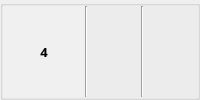
                      <widget class="QGroupBox" name="groupBox_25">
                       <property name="title">
                        <string/>
                       </property>
                       <layout class="QHBoxLayout" name="horizontalLayout_21">
                        <property name="spacing">
                         <number>0</number>
                        </property>
                        <property name="leftMargin">
                         <number>0</number>
                        </property>
                        <property name="topMargin">
                         <number>0</number>
                        </property>
                        <property name="rightMargin">
                         <number>0</number>
                        </property>
                        <property name="bottomMargin">
                         <number>0</number>
                        </property>
                        <item>
                         <widget class="QLabel" name="label_22">
                          <property name="minimumSize">
                           <size>
                            <width>82</width>
                            <height>0</height>
                           </size>
                          </property>
                          <property name="maximumSize">
                           <size>
                            <width>60</width>
                            <height>16777215</height>
                           </size>
                          </property>
                          <property name="font">
                           <font>
                            <family>나눔고딕</family>
                            <pointsize>10</pointsize>
                            <weight>75</weight>
                            <bold>true</bold>
                           </font>
                          </property>
                          <property name="styleSheet">
                           <string notr="true">background-color : rgb(240, 240, 240)</string>
                          </property>
                          <property name="text">
                           <string>4</string>
                          </property>
                          <property name="alignment">
                           <set>Qt::AlignCenter</set>
                          </property>
                         </widget>
                        </item>
                        <item>
                         <widget class="Line" name="line_52">
                          <property name="orientation">
                           <enum>Qt::Vertical</enum>
                          </property>
                         </widget>
                        </item>
                        <item>
                         <widget class="QLabel" name="nielsen_App_Name4">
                          <property name="font">
                           <font>
                            <family>나눔고딕</family>
                            <pointsize>10</pointsize>
                           </font>
                          </property>
                          <property name="text">
                           <string/>
                          </property>
                          <property name="margin">
                           <number>0</number>
                          </property>
                         </widget>
                        </item>
                        <item>
                         <widget class="Line" name="line_54">
                          <property name="orientation">
                           <enum>Qt::Vertical</enum>
                          </property>
                         </widget>
                        </item>
                        <item>
                         <widget class="QLabel" name="nielsen_App_User4">
                          <property name="maximumSize">
                           <size>
                            <width>150</width>
                            <height>16777215</height>
                           </size>
                          </property>
                          <property name="font">
                           <font>
                            <family>나눔고딕</family>
                            <pointsize>10</pointsize>
                           </font>
                          </property>
                          <property name="text">
                           <string/>
                          </property>
                          <property name="alignment">
                           <set>Qt::AlignCenter</set>
                          </property>
                         </widget>
                        </item>
                       </layout>
                      </widget>
